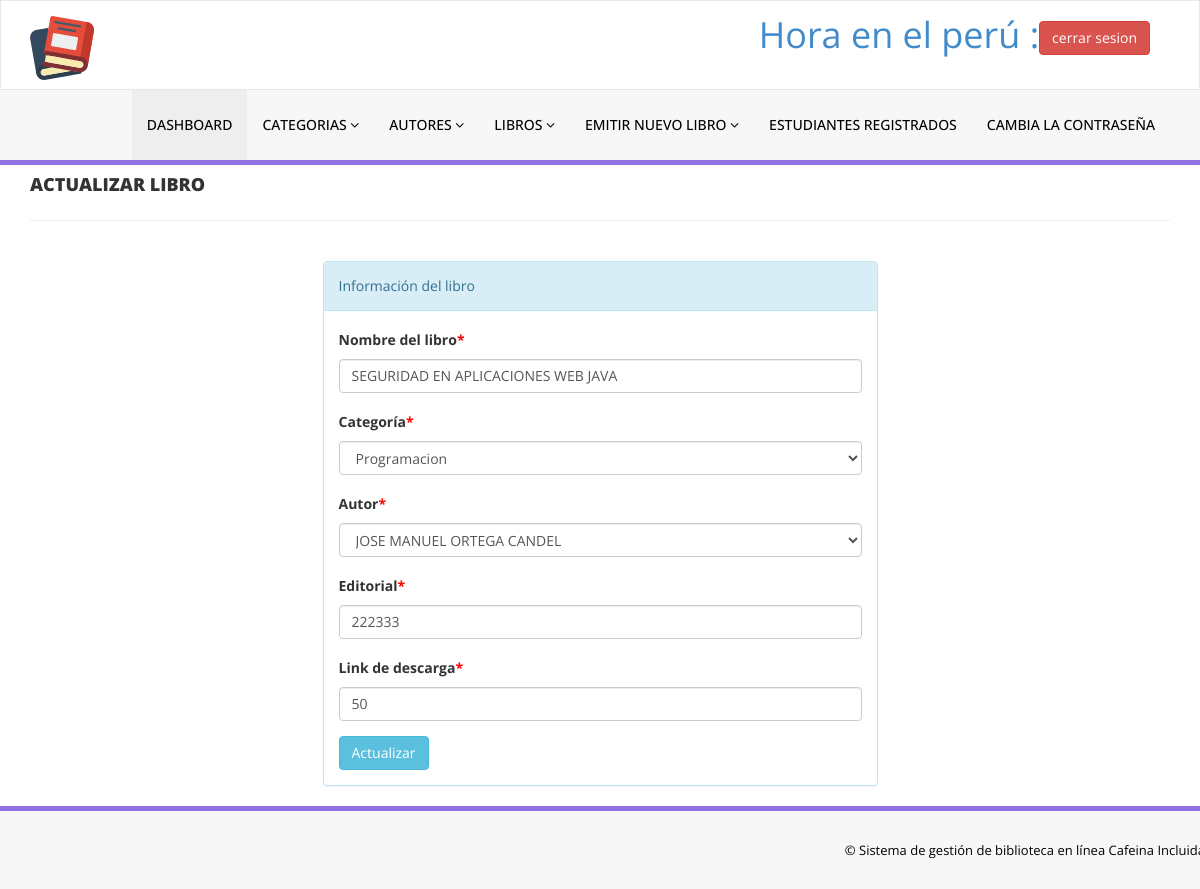
The app's page /admin/edit-book.php?bookid=1 (signed in) with its own data.
### tables this page shows
CREATE TABLE `tblbooks` (
  `id` int(11) NOT NULL,
  `BookName` varchar(255) DEFAULT NULL,
  `CatId` int(11) DEFAULT NULL,
  `AuthorId` int(11) DEFAULT NULL,
  `ISBNNumber` int(11) DEFAULT NULL,
  `BookPrice` int(11) DEFAULT NULL,
  `RegDate` timestamp NULL DEFAULT CURRENT_TIMESTAMP,
  `UpdationDate` timestamp NULL DEFAULT NULL ON UPDATE CURRENT_TIMESTAMP
);

CREATE TABLE `tblcategory` (
  `id` int(11) NOT NULL,
  `CategoryName` varchar(150) DEFAULT NULL,
  `Status` int(1) DEFAULT NULL,
  `CreationDate` timestamp NULL DEFAULT CURRENT_TIMESTAMP,
  `UpdationDate` timestamp NULL DEFAULT current_timestamp()
);

CREATE TABLE `tblauthors` (
  `id` int(11) NOT NULL,
  `AuthorName` varchar(159) DEFAULT NULL,
  `creationDate` timestamp NULL DEFAULT CURRENT_TIMESTAMP,
  `UpdationDate` timestamp NULL DEFAULT NULL ON UPDATE CURRENT_TIMESTAMP
);

### admin/edit-book.php (the view, shortened to what this page needs)
<?php
include('includes/config.php');
if(strlen($_SESSION['alogin'])==0)
    {
header('location:index.php');
}
else{
?>
<!DOCTYPE html>
<html xmlns="http://www.w3.org/1999/xhtml">
<head>
    <link href="assets/css/bootstrap.css" rel="stylesheet" />
    <link href="assets/css/font-awesome.css" rel="stylesheet" />
    <link href="assets/css/style.css" rel="stylesheet" />
</head>
<body>
<?php include('includes/header.php');?>
    <div class="content-wra
    <div class="content-wrapper">
         <div class="container">
        <div class="row pad-botm">
            <div class="col-md-12">
                <h4 class="header-line">Actualizar libro</h4>
                            </div>
</div>
<div class="row">
<div class="col-md-6 col-sm-6 col-xs-12 col-md-offset-3"">
<div class="panel panel-info">
<div class="panel-heading">
Información del libro
</div>
<div class="panel-body">
<form role="form" method="post">
<?php
$bookid=intval($_GET['bookid']);
$sql = "SELECT tblbooks.BookName,tblcategory.CategoryName,tblcategory.id as cid,tblauthors.AuthorName,tblauthors.id as athrid,tblbooks.ISBNNumber,tblbooks.BookPrice,tblbooks.id as bookid from  tblbooks join tblcategory on tblcategory.id=tblbooks.CatId join tblauthors on tblauthors.id=tblbooks.AuthorId where tblbooks.id=:bookid";
$query = $dbh -> prepare($sql);
$query->bindParam(':bookid',$bookid,PDO::PARAM_STR);
$query->execute();
$results=$query->fetchAll(PDO::FETCH_OBJ);
if($query->rowCount() > 0)
{
foreach($results as $result)
{               ?>
<div class="form-group">
<label>Nombre del libro<span style="color:red;">*</span></label>
<input class="form-control" type="text" name="bookname" value="<?php echo htmlentities($result->BookName);?>" required />
</div>
<div class="form-group">
<label> Categoría<span style="color:red;">*</span></label>
<select class="form-control" name="category" required="required">
<option value="<?php echo htmlentities($result->cid);?>"> <?php echo htmlentities($catname=$result->CategoryName);?></option>
</select>
</div>
<div class="form-group">
<label> Autor<span style="color:red;">*</span></label>
<select class="form-control" name="author" required="required">
<option value="<?php echo htmlentities($result->athrid);?>"> <?php echo htmlentities($athrname=$result->AuthorName);?></option>
</select>
</div>
<div class="form-group">
<label>Editorial<span style="color:red;">*</span></label>
<input class="form-control" type="text" name="isbn" value="<?php echo htmlentities($result->ISBNNumber);?>"  required="required" />
</div>
 <div class="form-group">
 <label>Link de descarga<span style="color:red;">*</span></label>
 <input class="form-control" type="text" name="price" value="<?php echo htmlentities($result->BookPrice);?>"   required="required" />
 </div>
 <?php }} ?>
<button type="submit" name="update" class="btn btn-info">Actualizar </button>
                                    </form>
                            </div>
                        </div>
                            </div>
        </div>
    </div>
    </div>
  <?php include('includes/footer.php');?>
</body>
</html>
<?php } ?>

### admin/assets/css/style.css (style rules this page uses)
.header-line { font-weight:900; padding-bottom:25px; border-bottom:1px solid #eeeeee; text-transform:uppercase; }
.pad-botm { padding-bottom:30px; }

### records on screen
tblbooks: bookname "SEGURIDAD EN APLICACIONES WEB JAVA", category "Programacion", author "JOSE MANUEL ORTEGA CANDEL", isbn "222333", price "50"
